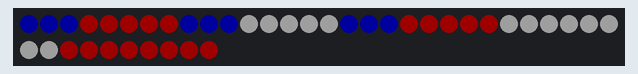
This sketch was run on a simulated Arduino Uno, built with avr-gcc and run on an emulated ATmega328P. Parts: 40 RGB LEDs in strip order, left to right, continuing on the next row. Dim RGB values are drawn brighter than linear.

Above: at 2.19 s.
At 10.14 s:
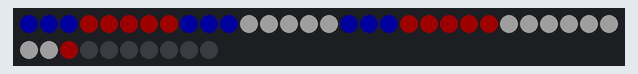
At 19.86 s:
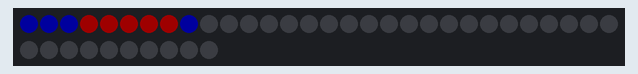
At 37.33 s:
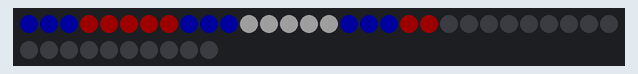

The sketch:

colorWipeUSA.ino
```cpp
/*
  <colorWipeUSA.ino> - This program creates an American Flag on the NeoPixel Shield.
  Each row is filled pixel by pixel at the rate and brightness specified.
  Created by Ryan Speciale. July 3, 2014.
*/

#include <Adafruit_NeoPixel.h>

#define PIN 6
Adafruit_NeoPixel strip = Adafruit_NeoPixel(40, PIN, NEO_GRB + NEO_KHZ800);

static uint8_t rate = 50; // pixel refresh rate
static int brightness = 30; // overall strip brightness

// **** RGB Color Constants ****
   uint32_t off = strip.Color(000, 000, 000);
   uint32_t blu = strip.Color(000, 000, 255);
   uint32_t red = strip.Color(255, 000, 000);
   uint32_t wht = strip.Color(255, 255, 255);
   uint32_t org = strip.Color(255, 140, 000);
   uint32_t grn = strip.Color(000, 255, 000);
   uint32_t ylw = strip.Color(255, 255, 000);
   uint32_t cyn = strip.Color(000, 255, 255);
   uint32_t vlt = strip.Color(255, 000, 255);

//******************************


void setup() {
  strip.begin();
  strip.setBrightness(brightness); // overall brightness of all LEDs
  strip.show(); // initialize all pixels
}

void loop() {

  // **** USA Flag row by row ****
  colorWipeUSA(red, wht, blu, rate); // 50ms delay
  delay(100);  // 100ms delay between scans
  colorWipe(off, 1);  // clear display
  colorWipeUSA(red, wht, blu, rate/2); // 100ms delay

 // *** colorWipe, normal ****
 //colorWipe(blu, 50); // whole strip

}

//---- regular colorWipe, whole strip ----
//---- 1 color pased, along with delay in ms ----

    void colorWipe(uint32_t c, uint8_t wait) {
      for(uint16_t i=0; i<strip.numPixels(); i++) {
          strip.setPixelColor(i, c);  //whole strip
          strip.show();
          delay(wait);
      }
}
//---------------------------------------

//---- make an American Flag in wiping fashion ----
//---- 3 colors passed along with delay in ms ----
    void colorWipeUSA(uint32_t c1, uint32_t c2, uint32_t c3, uint8_t wait) {
      for(uint16_t i=0; i<3; i++) {
          strip.setPixelColor(i, c3);  //blue square - row 1
          strip.show();
          delay(wait);
      }
      for(uint16_t i=3; i<8; i++) {
          strip.setPixelColor(i, c1);  //red stripe - row 1
          strip.show();
          delay(wait);
      }
      for(uint16_t i=8; i<11; i++) {
          strip.setPixelColor(i, c3);  //blue square - row 2
          strip.show();
          delay(wait);
      }
      for(uint16_t i=11; i<16; i++) {
          strip.setPixelColor(i, c2);  //white stripe - row 2
          strip.show();
          delay(wait);
      }
      for(uint16_t i=16; i<19; i++) {
          strip.setPixelColor(i, c3);  //blue square - row 3
          strip.show();
          delay(wait);
      }
      for(uint16_t i=19; i<24; i++) {
          strip.setPixelColor(i, c1);  //red stripe - row 3
          strip.show();
          delay(wait);
      }
      for(uint16_t i=24; i<32; i++) {
          strip.setPixelColor(i, c2);  //white stripe - row 4
          strip.show();
          delay(wait);
      }
      for(uint16_t i=32; i<41; i++) {
          strip.setPixelColor(i, c1);  //red stripe - row 5
          strip.show();
          delay(wait);
      }
    }
//--------------------------------------
```
